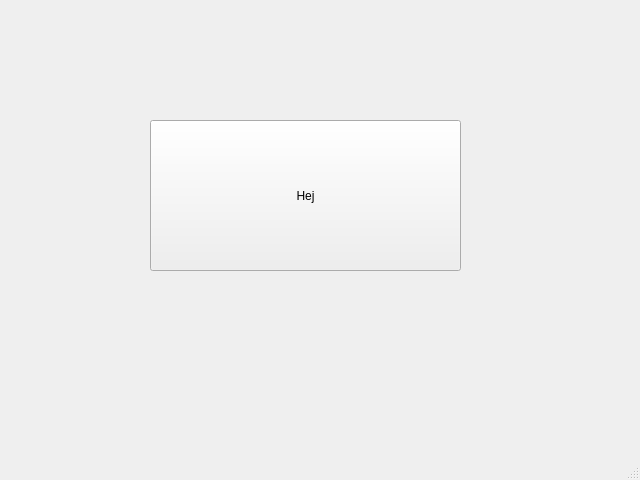
<?xml version="1.0" encoding="UTF-8"?>
<ui version="4.0">
 <class>Hub</class>
 <widget class="QMainWindow" name="Hub">
  <property name="geometry">
   <rect>
    <x>0</x>
    <y>0</y>
    <width>640</width>
    <height>480</height>
   </rect>
  </property>
  <property name="windowTitle">
   <string>MainWindow</string>
  </property>
  <widget class="QWidget" name="centralwidget">
   <widget class="QPushButton" name="Knapp">
    <property name="geometry">
     <rect>
      <x>150</x>
      <y>120</y>
      <width>311</width>
      <height>151</height>
     </rect>
    </property>
    <property name="text">
     <string>Hej</string>
    </property>
   </widget>
  </widget>
  <widget class="QMenuBar" name="menubar">
   <property name="geometry">
    <rect>
     <x>0</x>
     <y>0</y>
     <width>640</width>
     <height>21</height>
    </rect>
   </property>
  </widget>
  <widget class="QStatusBar" name="statusbar"/>
 </widget>
 <resources/>
 <connections/>
</ui>
